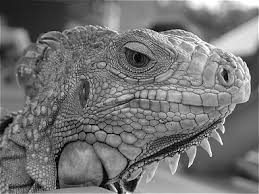
%> input picture lab1/test1.jpg, 259 x 194 px
$ octave vertical.m   (GNU Octave 9; MATLAB toolbox functions it lacks are replaced by stand-ins)
%> lines starting %> are read from the running program, lines starting %| are printed output that depends on the picture
img1=imread('test1.jpg');
%> img1 is the input picture: size 194x259x3 uint8; min 0, max 255, mean 114.9
img2=imread('test2.jpg');
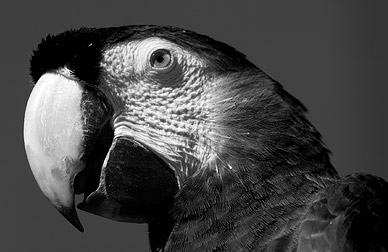
%> input picture lab1/test2.jpg, 388 x 252 px
%> img2 is the input picture: size 252x388x3 uint8; min 0, max 255, mean 70.3
[r,c]=size(img1);
%> r = 194; c = 777
[r2,c2]=size(img2);
%> r2 = 252; c2 = 1164
img1 = imresize(img1,[200 200]);
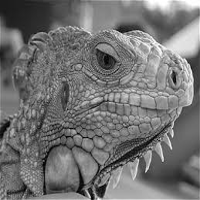
%> img1: size 200x200x3 uint8; min 0, max 255, mean 114.9
img2 = imresize(img2,[200 200]);
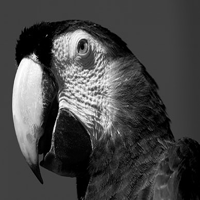
%> img2: size 200x200x3 uint8; min 0, max 255, mean 70.3
img_new=zeros(200,200);
for i=1:200
    for u=1:200
        img_new(i,u)=img1(i,u);
    end
end

for i=1:200
    for u=1:200
        img_new(i+200,u)=img2(i,u);
    end
end
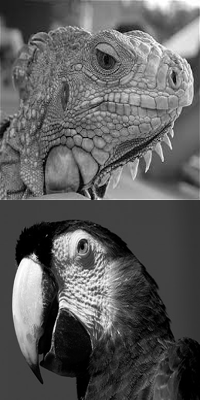
%> img_new: size 400x200 double; min 0, max 255, mean 92.6
intth=uint8(img_new);
imshow(intth);
